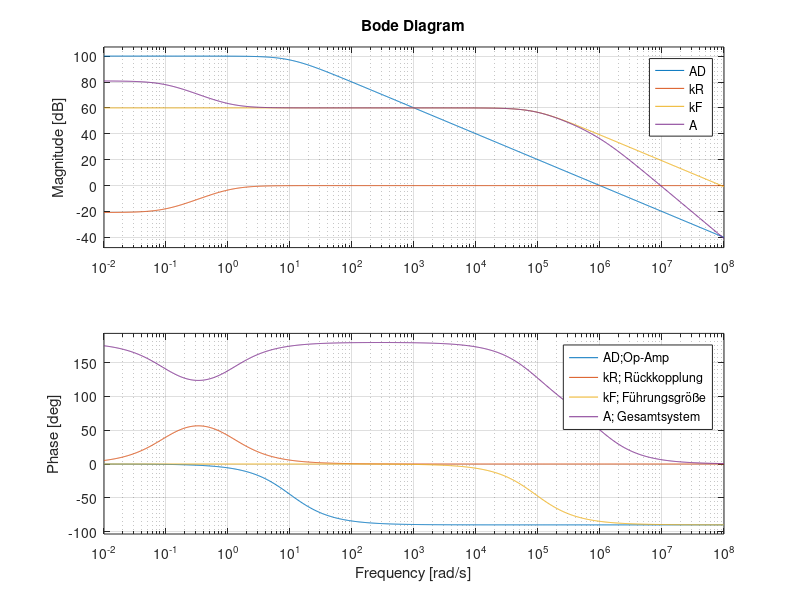

MATLAB code for this plot:
%

clear;
%close all;
clc;

R = 1E+3;
C = 1E-9;
%C = 0;

%Diode von Vishay VBPW34
%RD  = 5E+9;
%CD = 70E-9;
%SD = 0.1E-3; %
SD = 1;%A/lux Beleuchtungsstärke

%von Angabe Bsp.
RD  = 1E+9;
CD = 10E-9;

v0 = 100E+3;
w0 = 10;

AD = tf(v0,[1/w0 1]) %Op-Amp 
kR = tf([RD*CD , 1],[ CD*(R+RD), 1+CD/C]) %Rückkopplung
kF = SD*tf(1 , [C+CD , 1/R+1/RD]) %Führungsgröße

A = -(kF*AD)/(1+kR*AD)

bode(AD,kR,kF,A);
grid on;
legend('AD;Op-Amp','kR; Rückkopplung','kF; Führungsgröße','A; Gesamtsystem');
